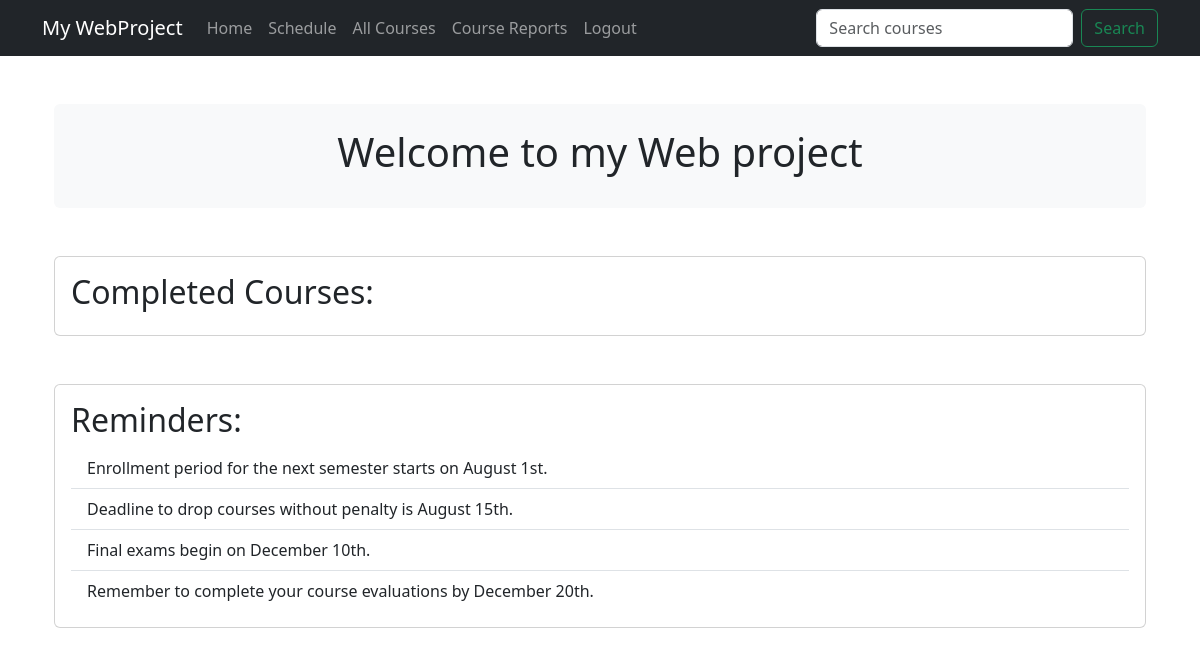
The app's page / (signed in), older data.
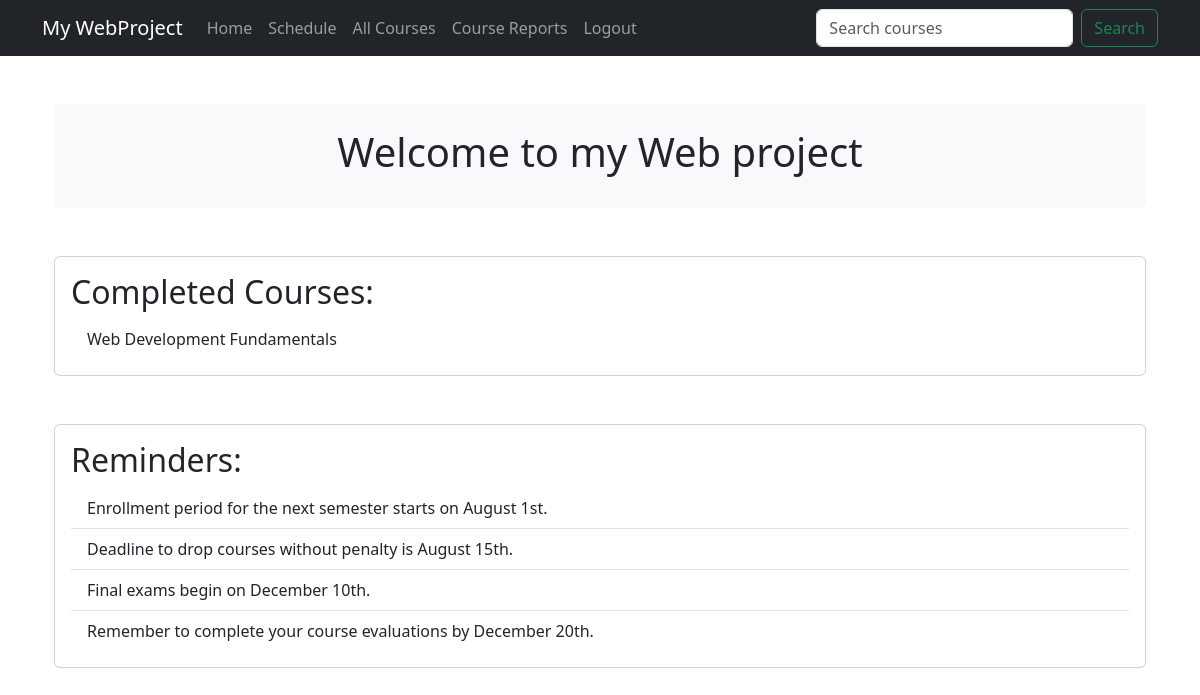
The same page, newer data.
### courses/models.py (models this page shows, shortened)
class Course(models.Model):
    course_code = models.CharField(max_length=20)
    course_name = models.CharField(max_length=100)
    instructor_name = models.CharField(max_length=100)
    description = models.TextField()
    capacity = models.PositiveIntegerField()
    enrollment_count = models.PositiveIntegerField(default=0)
    prerequisites = models.ManyToManyField('self', symmetrical=False, blank=True)

### mainpage/views.py (the view)
# urls.py: path('', include('mainpage.urls')),
def mainpage(request):
    return render(request, 'mainpage/index.html')

### templates/mainpage/index.html (shortened to what this page needs)
{% extends 'base.html' %}
{% block content %}
<div class="container">
    <div class="welcome-container mt-5 text-center p-4 bg-light rounded">
        <h1>Welcome to my Web project</h1>
    </div>
</div>
<div class="container mt-5">
    {% if user.is_authenticated %}
        {% if user.student %}
            <div class="completed-courses-container card">
                <div class="card-body">
                    <h2 class="card-title">Completed Courses:</h2>
                    <ul class="list-group list-group-flush">
                        {% for course in user.student.completed_courses.all %}
                            <li class="list-group-item">{{ course.course_name }}</li>
                        {% endfor %}
                    </ul>
                </div>
            </div>
            <div class="reminders-container card mt-5">
                <div class="card-body">
                    <h2 class="card-title">Reminders:</h2>
                    <ul class="list-group list-group-flush">
                        <li class="list-group-item">Enrollment period for the next semester starts on August 1st.</li>
                        <li class="list-group-item">Deadline to drop courses without penalty is August 15th.</li>
                        <li class="list-group-item">Final exams begin on December 10th.</li>
                        <li class="list-group-item">Remember to complete your course evaluations by December 20th.</li>
                    </ul>
                </div>
            </div>
        {% endif %}
    {% endif %}
</div>
{% endblock %}

Row changes from the older to the newer data that the page shows:
now on this page (row edited): Course: course_name "Web Development Fundamentals"
